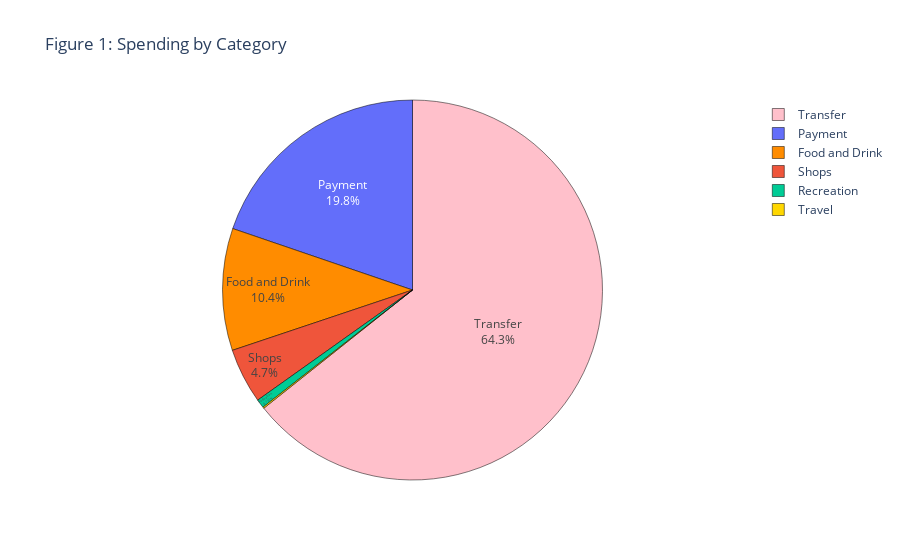

Notebook code cell kept with this figure:
### Markdown cell above
## b. Create a pie chart for spending by categories

### Code cell
import plotly.express as px
colors = ['gold','turquoise', 'pink', 'darkorange', 'lightgreen', 'purple']
ax_pie = px.data.tips()
fig_pie = px.pie(spending_df, values='Amount', 
                 names='Category', title='Figure 1: Spending by Category')
fig_pie.update_traces(textposition='inside', textinfo='percent+label', 
                      marker=dict(colors=colors, line=dict(color='#000000', width=0.5)))
fig_pie.show()

### Figure 1 — Plotly figure (JSON) as saved in the notebook; plotly's stock layout.template omitted (floating-point values rounded to 4 significant figures)
{"data": [{"domain": {"x": [0, 1], "y": [0, 1]}, "hoverlabel": {"namelength": 0}, "hovertemplate": "Category=%{label}<br>Amount=%{value}", "labels": ["Travel", "Travel", "Transfer", "Food and Drink", "Food and Drink", "Food and Drink", "Travel", "Recreation", "Transfer", "Transfer", "Travel", "Payment", "Payment", "Food and Drink", "Shops", "Food and Drink", "Travel", "Travel", "Transfer", "Food and Drink", "Food and Drink", "Food and Drink", "Travel", "Recreation", "Transfer", "Transfer", "Travel", "Payment", "Shops", "Food and Drink", "Payment", "Food and Drink", "Travel", "Travel", "Transfer", "Food and Drink", "Food and Drink", "Food and Drink", "Travel", "Recreation", "Transfer", "Transfer", "Travel", "Payment", "Shops", "Food and Drink", "Payment", "Food and Drink"], "legendgroup": "", "marker": {"colors": ["gold", "turquoise", "pink", "darkorange", "lightgreen", "purple"], "line": {"color": "#000000", "width": 0.5}}, "name": "", "showlegend": true, "textinfo": "percent+label", "textposition": "inside", "type": "pie", "values": [6.33, 500, -4.22, 89.4, 4.33, 12, -500, 78.5, 1000, 5850, 5.4, 25, 2078.0, 500, 500, 500, 6.33, 500, -4.22, 89.4, 4.33, 12, -500, 78.5, 1000, 5850, 5.4, 25, 500, 500, 2078.0, 500, 6.33, 500, -4.22, 89.4, 12, 4.33, -500, 78.5, 1000, 5850, 5.4, 25, 500, 500, 2078.0, 500]}], "layout": {"autosize": true, "legend": {"tracegroupgap": 0}, "title": {"text": "Figure 1: Spending by Category"}}}
